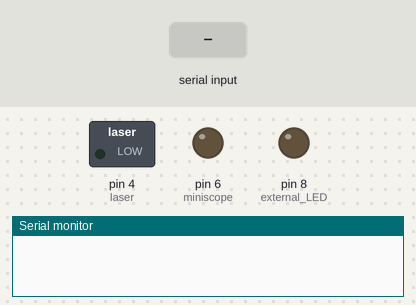
Simulated run of this sketch. Board: Arduino Uno, built with avr-gcc and run on an emulated ATmega328P. Parts: switched loads named in the sketch (green lamp = pin HIGH), output pins drawn as LEDs (lit = HIGH), the last lines printed to the serial monitor. Dashed ring = blinking. The test bench sets the inputs (shaded band).

Above: at 1.2 s.
1.3 s: "L" received over Serial
At 1.51 s:
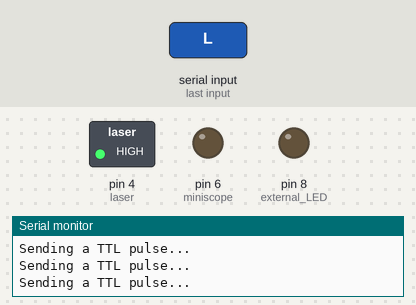
4.3 s: "S" received over Serial
At 5.5 s:
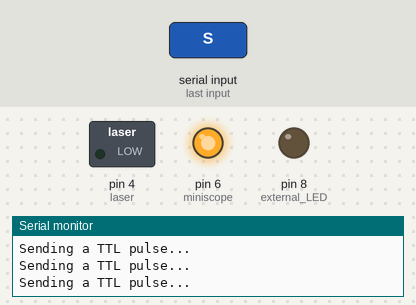
5.8 s: "B" received over Serial
At 6.6 s:
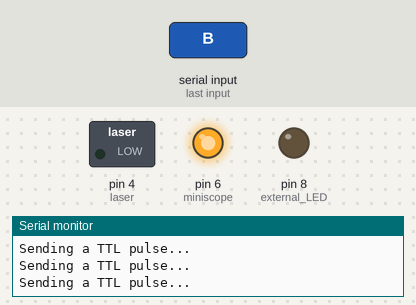
7.3 s: "L" received over Serial
At 7.51 s:
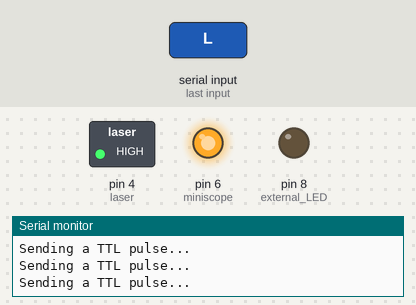
10.3 s: "T" received over Serial
At 11.3 s:
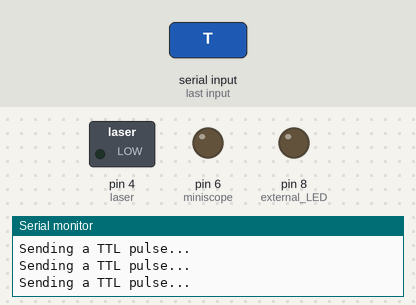
11.8 s: "B" received over Serial
At 12.4 s:
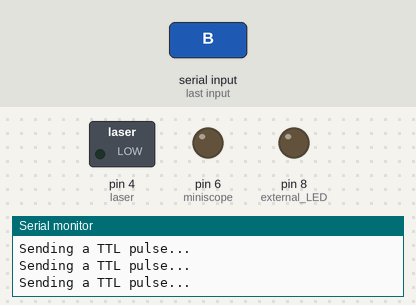
Timing chart, 0 to 14.3 s (numbered marks = the images above; inputs shaded):
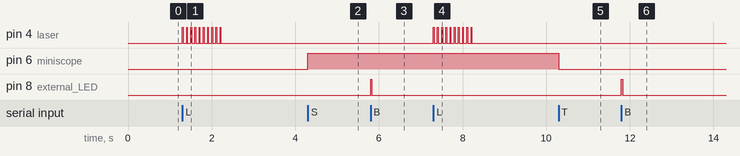

Measured:
- after the input at 1.3 s, pin 4 (laser): alternates HIGH for 0.02 s and LOW for 0.08 s, 20 changes in all, then stays LOW, starting at once
- after the input at 4.3 s, pin 6 (miniscope): LOW → HIGH at once
- after the input at 5.8 s, pin 8 (external_LED): LOW → HIGH at once, → LOW 0.03 s later
- after the input at 7.3 s, pin 4 (laser): alternates HIGH for 0.02 s and LOW for 0.08 s, 20 changes in all, then stays LOW, starting at once
- after the input at 10.3 s, pin 6 (miniscope): HIGH → LOW at once
- after the input at 11.8 s, pin 8 (external_LED): LOW → HIGH at once, → LOW 0.03 s later

The sketch:

external_TTL_modulation_unity.ino
```cpp
/**** This script should be used together with Unity ****/

// Laser pulses configuration parameters
const int numberOfPulses = 10;
const int pulseOnDuration = 20;
const int pulseOffDuration = 80;
const int LED_duration = 30; //duration in milliseconds of the led blink

//GPIO connection from/to Arduino
const int laser = 4;
const int miniscope = 6;
const int external_LED = 8;


// Function declarations
void TTLPulse(const int, int);
void TTLBurst(const int, int, int, int);
void TTLTrain(const int, int, int, int, int, int);

void setup() {
  // initialization of the serial console
  Serial.begin(57600);

  // init of the external pheripherals
  pinMode(laser,OUTPUT);
  pinMode(miniscope,OUTPUT);
  pinMode(external_LED,OUTPUT);

  // reset the state of the laser pin
  digitalWrite(laser,LOW);
  digitalWrite(miniscope,LOW);
  digitalWrite(external_LED,LOW);
}

void loop() {

  char stateChar = (char)Serial.read();
  if (stateChar == 'L')
  {
    TTLBurst(laser, numberOfPulses, pulseOnDuration, pulseOffDuration);
  }
  else if (stateChar == 'S')
  {
    digitalWrite(miniscope,HIGH);

  }
  else if (stateChar == 'T')
  {
    digitalWrite(miniscope,LOW);
  }
  else if (stateChar == 'B')
  {
    digitalWrite(external_LED,HIGH);
    delay(LED_duration); //only trial at start NOTE: during this time, the arduino will not receive any other signal from unity
    digitalWrite(external_LED,LOW);
  }
}

// Implementation of the TTLTrain function
void TTLTrain(const int gpio, int numberOfBursts, int numberOfPulses, int pulseWidth, int interPulseDelay, int interBurstDelay){
  for(int i=0; i<numberOfBursts; i++){
    TTLBurst(gpio, numberOfPulses, pulseWidth, interPulseDelay);
    delay(interBurstDelay);
  }

}

// Implementation of the TTLBurst function
void TTLBurst(const int gpio, int numberOfPulses, int pulseWidth, int interPulseDelay){
  for(int i=0; i<numberOfPulses; i++){
    TTLPulse(gpio, pulseWidth);
    delay(interPulseDelay);
  }
}

// Implementation of the TTLPulse function
void TTLPulse(const int gpio, int pulseWidth){
  Serial.println("Sending a TTL pulse...");
  digitalWrite(gpio,HIGH);
  delay(pulseWidth);
  digitalWrite(gpio,LOW);
}
```
